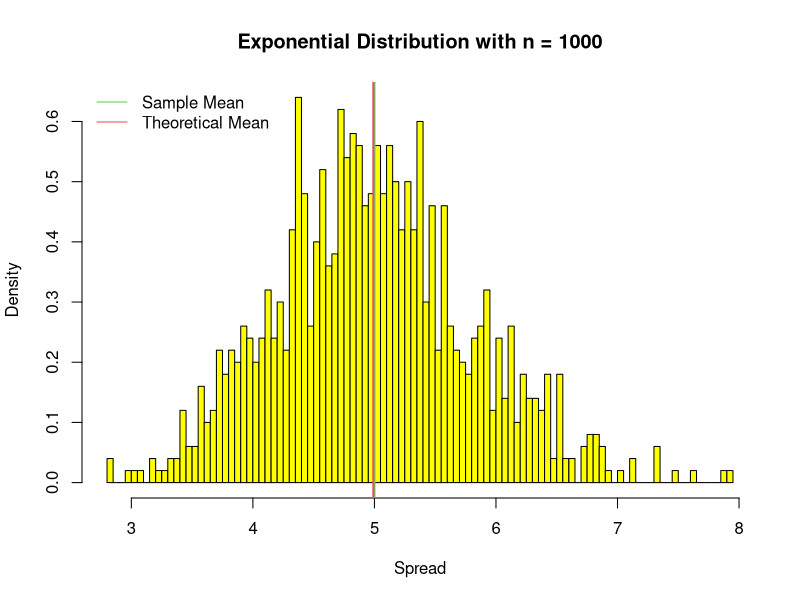
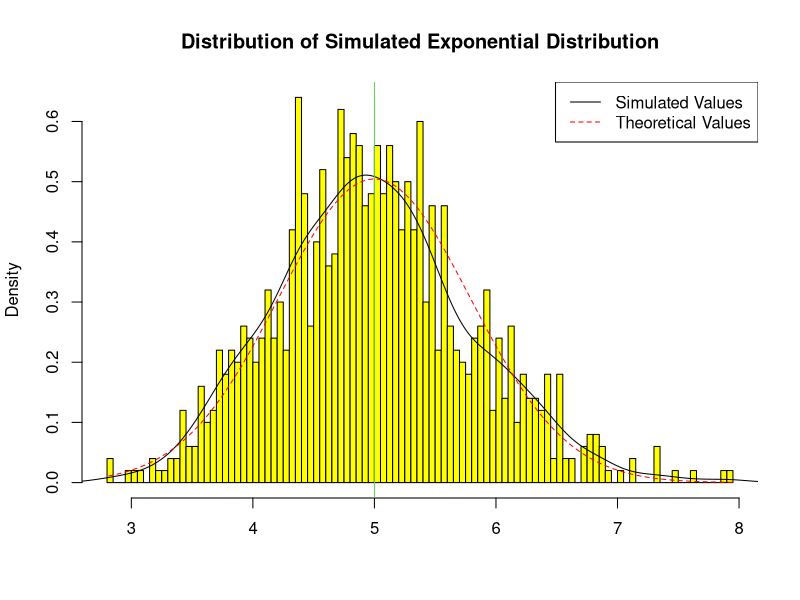
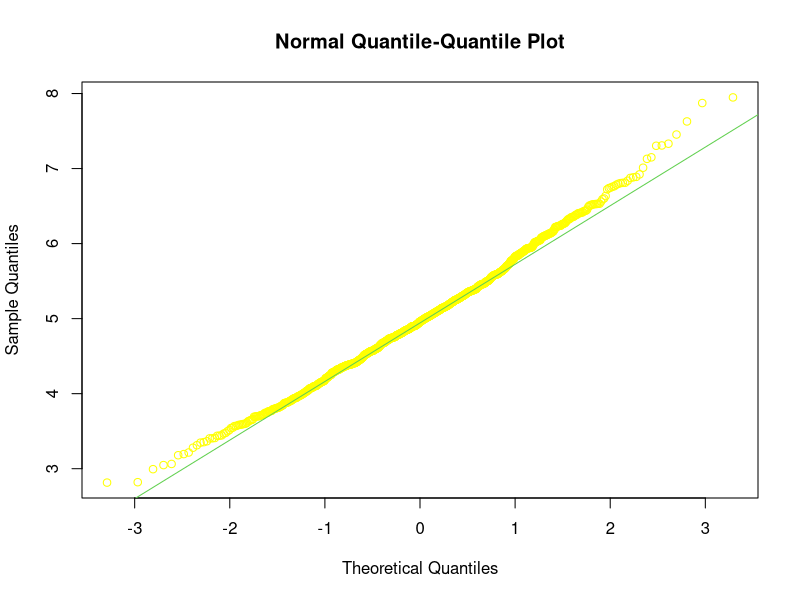
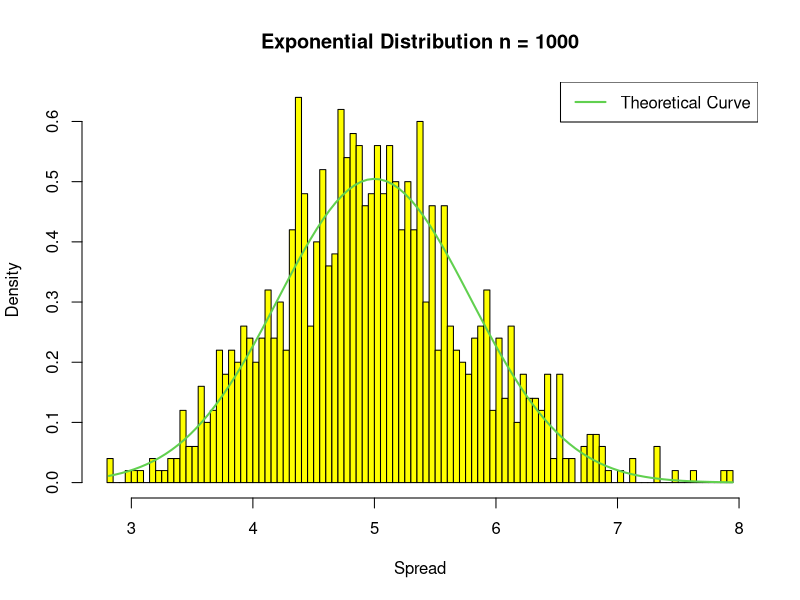

R code for these plots, in order:
## ---- chunk 1
lambda = 0.2
n = 40
nosim = 1000
## ---- chunk 2
exponen_simulation <- function(n, lambda)
{
mean(rexp(n,lambda))
}

simData <- data.frame(ncol=2,nrow=1000)
names(simData) <- c("Index","Mean")
for (i in 1:nosim)
{
simData[i,1] <- i
simData[i,2] <- exponen_simulation(n,lambda)
}

## ---- chunk 3
 sample_mean <- mean(simData$Mean)
 sample_mean
## ---- chunk 4
 sample_mean # near to  5
## ---- chunk 5
theoritical_mean <- 1/lambda
theoritical_mean
## ---- chunk 6
hist(simData$Mean, 
breaks=100, 
prob=TRUE, 
col="yellow",
main="Exponential Distribution with n = 1000", 
xlab="Spread")
abline(v = theoritical_mean, 
col= 3,
lwd = 2)
abline(v = sample_mean, 
col = 2,
lwd = 2)
legend('topleft', c("Sample Mean", "Theoretical Mean"), 
lty=c(1,1), 
bty = "n",
col = c(col=3, col=2))
## ---- chunk 7
sample_var <- var(simData$Mean)
sample_var
## ---- chunk 8
theor_var <- ((1/lambda)^2)/40
theor_var
## ---- chunk 9
hist(simData$Mean, 
breaks = 100, 
prob = TRUE, 
col="yellow",
main = "Distribution of Simulated Exponential Distribution", xlab="")
lines(density(simData$Mean))
abline(v = 1/lambda, col = 3)
xfit <- seq(min(simData$Mean), max(simData$Mean), length = 100)
yfit <- dnorm(xfit, mean = 1/lambda, sd = (1/lambda/sqrt(40)))
lines(xfit, yfit, pch=22, col="red", lty=2)
legend('topright', c("Simulated Values", "Theoretical Values"), lty=c(1,2), col=c("black", "red"))
## ---- chunk 10
qqnorm(simData$Mean, 
col="yellow",
main="Normal Quantile-Quantile Plot")
qqline(simData$Mean, 
col="3")
## ---- chunk 11
hist(simData$Mean, 
breaks = 100, 
prob = TRUE, 
col="yellow",
main ="Exponential Distribution n = 1000", 
xlab ="Spread")
xfit <- seq(min(simData$Mean), max(simData$Mean), length = 100)
yfit <- dnorm(xfit, mean = 1/lambda, sd = (1/lambda/sqrt(40)))
lines(xfit, yfit, pch=22, col = 3, lwd=2)
legend('topright', c("Theoretical Curve"), lty=1,lwd=2, col=3)
